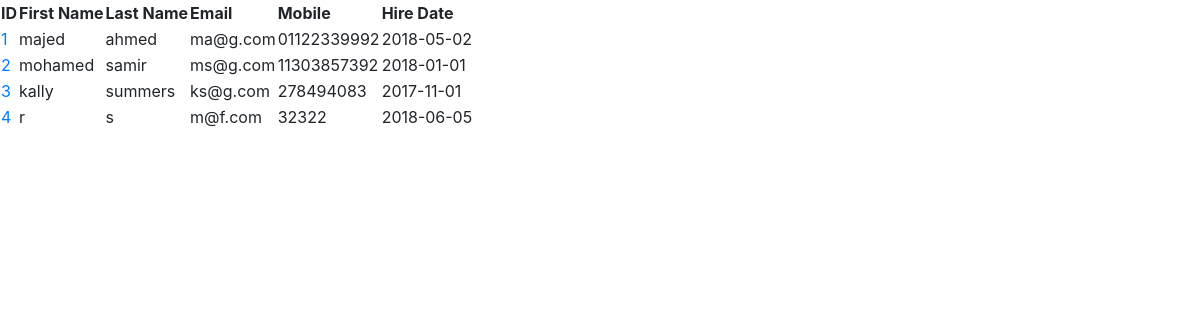
/views/employee/viewall.php (signed in), run on the app's committed database.
### tables this page shows
CREATE TABLE IF NOT EXISTS `employee` (
  `id` int(11) NOT NULL AUTO_INCREMENT,
  `fname` varchar(50) DEFAULT NULL,
  `lname` varchar(50) DEFAULT NULL,
  `email` varchar(100) DEFAULT NULL,
  `mobile` varchar(12) DEFAULT NULL,
  `hireDate` date DEFAULT NULL,
  PRIMARY KEY (`id`)
);

### controllers/singletonDB.php (called while the page is built, shortened)
<?php
class SingletonDB
{
  private static $instance;
  private static function getInstance(){
        if (self::$instance == null){
            self::$instance = new $className;
        }
        return self::$instance;
    }
    private static function initConnection(){
        $db = self::getInstance();
        $db->dbConn = mysqli_connect('localhost','root','', 'hrdb');
        return $db;
    }
 public static function getDbConn() {
         try {
             $db = self::initConnection();
             return $db->dbConn;
         } catch (Exception $ex) {
             echo "I was unable to open a connection to the database. " . $ex->getMessage();
             return null;
         }
       }
       public static function execute($sql)
       {
         $db = SingletonDB::getDbConn();
         if($db)
         {
           $result = mysqli_query($db,$sql);
           return $result;
         }
         else {
           echo 'not executed';
         }
       }
}
 ?>

### models/Employee.php (called while the page is built, shortened)
<?php
include_once  "../controllers/singletonDB.php";
class Employee
{
    public function findallEmp()
    {
        $sql = "SELECT * FROM `employee`";
        $result = SingletonDB::execute($sql);
        return $result;
    }
}
?>

### views/employee/viewall.php (the view, shortened to what this page needs)
<!DOCTYPE html>
<html>
<head>
    <link rel="stylesheet" href="https://stackpath.bootstrapcdn.com/bootstrap/4.1.3/css/bootstrap.min.css">
</head>
<body>
    <table>
        <tr>
        <th>ID</th>
        <th>First Name</th>
        <th>Last Name</th>
        <th>Email</th>
        <th>Mobile</th>
        <th>Hire Date</th>
        </tr>
        <?php
            include '../../models/Employee.php';
            $emp = new Employee();
            $result = $emp->findallEmp();
            foreach($result as $r)
            {
                echo '<tr>';
                echo'<td><a href="../employee/viewemp.php?id='.$r['id'].'">'. $r['id'].'</a></td>';
                echo'<td>'. $r['fname'].'</td>';
                echo'<td>'. $r['lname'].'</td>';
                echo'<td>'. $r['email'].'</td>';
                echo'<td>'. $r['mobile'].'</td>';
                echo'<td>'. $r['hireDate'].'</td>';
                echo '</tr>';
            }
        ?>
        </table>
</body>
</html>

### data on the page
employee: id "1", fname "majed", lname "ahmed", email "ma@g.com", mobile "01122339992", hireDate "2018-05-02"
employee: id "2", fname "mohamed", lname "samir", email "ms@g.com", mobile "11303857392", hireDate "2018-01-01"
employee: id "3", fname "kally", lname "summers", email "ks@g.com", mobile "278494083", hireDate "2017-11-01"
employee: id "4", fname "r", lname "s", email "m@f.com", mobile "32322", hireDate "2018-06-05"
